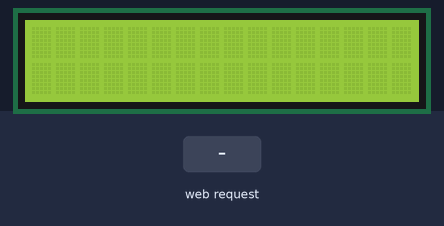
A program run on a simulated ESP32. On the bench: 16×2 character LCD. The inputs (shaded band) are chosen by the test bench.

Above: at 1.2 s.
1.3 s: HTTP request GET /update?firstName=1 received
At 2.2 s:
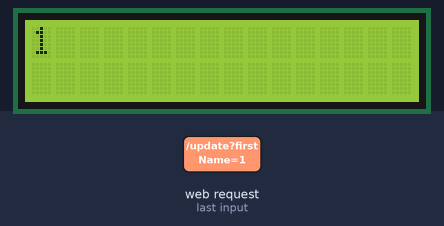
2.8 s: HTTP request GET /update?firstName=0 received
At 3.3 s:
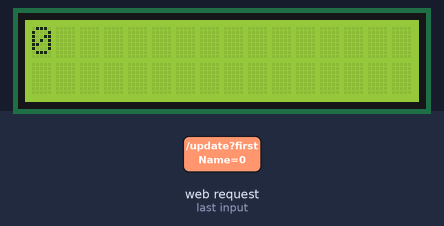
Timing chart, 0 to 5.8 s (numbered marks = the images above; inputs shaded):
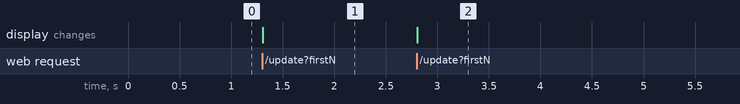

Measured:
- after the input at 1.3 s, the display: changes at once (image 1)
- after the input at 2.8 s, the display: changes at once (image 2)

The program:

main.cpp
```cpp
#include <WiFi.h>
#include <WebServer.h>
#include <Wire.h>
#include <LiquidCrystal_I2C.h>

// WiFi Credentials
const char* ssid = "ESP32-LCD-Control";
const char* password = "12345678";

// Create LCD object
LiquidCrystal_I2C lcd(0x27, 16, 2);

// Create WebServer on port 80
WebServer server(80);

// Store text settings
String firstName = "";
String lastName = "";
String selectedEmoji = "";

// Define pixel-style emojis for LCD
byte heart[8] = {0b00000, 0b01010, 0b11111, 0b11111, 0b01110, 0b00100, 0b00000, 0b00000};
byte smiley[8] = {0b00000, 0b00000, 0b01010, 0b00000, 0b10001, 0b01110, 0b00000, 0b00000};
byte star[8] = {0b00000, 0b00100, 0b01110, 0b11111, 0b01110, 0b00100, 0b00000, 0b00000};

void handleRoot() {
  server.send(200, "text/html", R"rawliteral(
    <!DOCTYPE html>
    <html lang="en">
    <head>
        <meta charset="UTF-8">
        <meta name="viewport" content="width=device-width, initial-scale=1.0">
        <title>ESP32 LCD Virtual Name Tag</title>
        <style>
            @import url('https://fonts.googleapis.com/css2?family=Press+Start+2P&display=swap');
            body { font-family: Arial, sans-serif; background-color: #000; color: #fff; text-align: center; }
            input, button { font-size: 1.2em; margin: 10px; padding: 10px; border-radius: 5px; border: none; }
            button { background: #00509e; color: #fff; cursor: pointer; transition: 0.3s; }
            button:hover { background: #0073e6; transform: scale(1.1); }
            .preview-box {
                display: grid;
                grid-template-columns: repeat(16, 1fr);
                grid-template-rows: repeat(2, 1fr);
                gap: 4px;
                max-width: 340px;
                margin: auto;
                padding: 10px;
                border-radius: 5px;
            }
            .char-box {
                width: 20px;
                height: 26px;
                background: black;
                color: white;
                font-family: 'Press Start 2P', sans-serif;
                display: flex;
                align-items: center;
                justify-content: center;
                font-size: 1em;
                font-weight: bold;
                border-radius: 3px;
                border: 1px solid #00aaff;
                transition: 0.2s ease-in-out;
            }
        </style>
        <script>
            let tagPreview = Array(32).fill(' ');
            function updatePreview() {
                let firstName = document.getElementById('firstName').value;
                let lastName = document.getElementById('lastName').value;
                let selectedEmoji = document.querySelector('.emoji-selected')?.innerText || '';

                tagPreview.fill(' ');  // Ensure it starts blank

                for (let i = 0; i < 16; i++) {
                    tagPreview[i] = firstName[i] || ' ';
                    tagPreview[i + 16] = lastName[i] || ' ';
                }

                if (lastName.length < 16 && selectedEmoji) {
                    tagPreview[lastName.length + 16] = selectedEmoji;
                }
                renderPreview();
            }

            function renderPreview() {
                let previewBox = document.getElementById('preview-box');
                previewBox.innerHTML = '';
                tagPreview.forEach(char => {
                    let charDiv = document.createElement('div');
                    charDiv.classList.add('char-box');
                    charDiv.innerText = char;
                    previewBox.appendChild(charDiv);
                });
            }

            function selectEmoji(emoji) {
                document.querySelectorAll('.emoji-button').forEach(btn => btn.classList.remove('emoji-selected'));
                event.target.classList.add('emoji-selected');
                updatePreview();
            }

            function sendToMachine() {
                window.location.href = `/update?firstName=${document.getElementById('firstName').value}&lastName=${document.getElementById('lastName').value}&emoji=${document.querySelector('.emoji-selected')?.innerText || ''}`;
            }
        </script>
    </head>
    <body>
        <h2>ESP32 LCD Virtual Name Tag</h2>
        <input type="text" id="firstName" placeholder="" oninput="updatePreview()" maxlength="16">
        <br>
        <input type="text" id="lastName" placeholder="" oninput="updatePreview()" maxlength="16">
        <br>
        <div id="preview-box" class="preview-box"></div>
        <br>
        <label>Choose an Emoji:</label>
        <button class="emoji-button" onclick="selectEmoji('♥')">♥</button>
        <button class="emoji-button" onclick="selectEmoji('☺')">☺</button>
        <button class="emoji-button" onclick="selectEmoji('★')">★</button>
        <br><br>
        <button onclick="sendToMachine()">Send to Machine</button>
        <script>renderPreview();</script>
    </body>
    </html>
  )rawliteral");
}

void handleUpdate() {
  if (server.hasArg("firstName")) firstName = server.arg("firstName");
  if (server.hasArg("lastName")) lastName = server.arg("lastName");
  if (server.hasArg("emoji")) selectedEmoji = server.arg("emoji");

  lcd.clear();
  lcd.setCursor(0, 0);
  lcd.print(firstName.substring(0, 16));
  lcd.setCursor(0, 1);
  lcd.print(lastName.substring(0, 16));

  if (selectedEmoji == "♥") lcd.write(byte(0));
  else if (selectedEmoji == "☺") lcd.write(byte(1));
  else if (selectedEmoji == "★") lcd.write(byte(2));

  server.sendHeader("Location", "/");
  server.send(302, "text/plain", "Updated");
}

void setup() {
  Serial.begin(115200);
  lcd.init();
  lcd.backlight();
  lcd.createChar(0, heart);
  lcd.createChar(1, smiley);
  lcd.createChar(2, star);

  WiFi.softAP(ssid, password);
  server.on("/", handleRoot);
  server.on("/update", handleUpdate);
  server.begin();
}

void loop() {
  server.handleClient();
}
```
